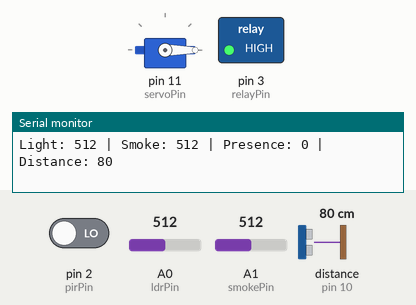
This sketch was run on a simulated Arduino Uno, built with avr-gcc and run on an emulated ATmega328P. Parts: servo, switched loads named in the sketch (green lamp = pin HIGH), the last lines printed to the serial monitor. Inputs (shaded band) come from the test bench; at power-on: A1 (smokePin) = 512, pin 2 (pirPin) LOW, distance to the obstacle (sensor on pin 10) 80 cm, A0 (ldrPin) = 512. The echo pulse lasts 58.3 µs per cm.

Above: at 1.8 s.
1.9 s: A1 (smokePin) set to 310
3.4 s: A1 (smokePin) set to 284
At 4.9 s:
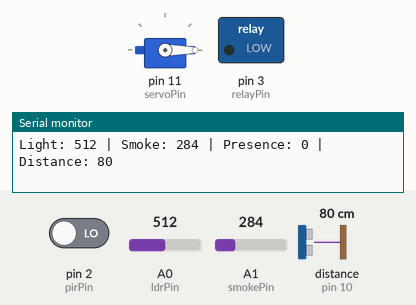
5.5 s: pin 2 (pirPin) driven HIGH
At 6.9 s:
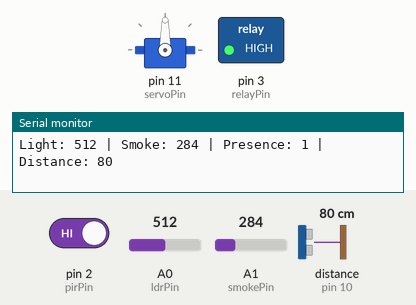
7.5 s: pin 2 (pirPin) driven LOW
At 8.9 s:
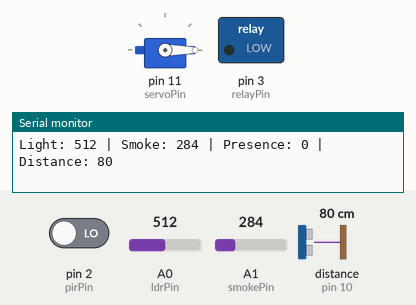
9.5 s: distance to the obstacle (sensor on pin 10) set to 52 cm
11.2 s: distance to the obstacle (sensor on pin 10) set to 45 cm
At 12.7 s:
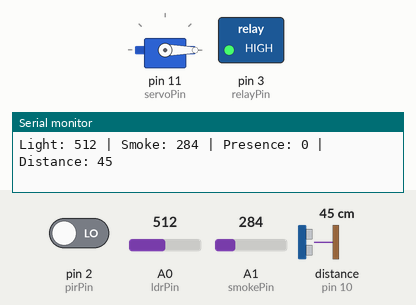
Timing chart, 0 to 14.2 s (numbered marks = the images above; inputs shaded):
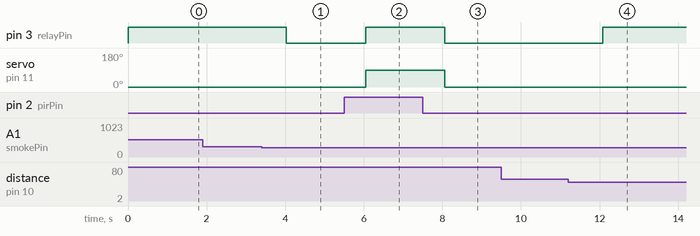

Measured:
- the behaviour switches between 301 and 300 on A1 (smokePin) (found by bisection; images 0 and 1)
- the behaviour switches between 50 and 49 cm on distance to the obstacle (sensor on pin 10) (found by bisection; images 3 and 4)
- after the input at 3.4 s, pin 3 (relayPin): HIGH → LOW after 0.63 s
- after the input at 5.5 s, pin 3 (relayPin): LOW → HIGH after 0.54 s; servo on pin 11 (servoPin): 0° → 90° after 0.54 s
- after the input at 7.5 s, pin 3 (relayPin): HIGH → LOW after 0.56 s; servo on pin 11 (servoPin): 90° → 0° after 0.56 s
- after the input at 11.2 s, pin 3 (relayPin): LOW → HIGH after 0.88 s

The sketch:

capteurs.ino
```cpp
#include <Servo.h>
#include <Ultrasonic.h>

// Pin definitions
const int ldrPin = A0;              // Photorésistance
const int smokePin = A1;            // Capteur de fumée
const int pirPin = 2;               // Capteur de présence
const int relayPin = 3;             // Relais
const int trigPin = 9;              // Capteur ultrason trig
const int echoPin = 10;             // Capteur ultrason echo
const int servoPin = 11;            // Servo

// Threshold values
const int lightThreshold = 500;     // Seuil pour la photorésistance
const int smokeThreshold = 300;     // Seuil pour le capteur de fumée
const int presenceThreshold = HIGH; // Seuil pour le capteur de présence (PIR)
const int distanceThreshold = 50;   // Seuil pour le capteur ultrason (cm)

// Create objects
Servo myServo;
Ultrasonic ultrasonic(trigPin, echoPin);

void setup() {
  pinMode(ldrPin, INPUT);
  pinMode(smokePin, INPUT);
  pinMode(pirPin, INPUT);
  pinMode(relayPin, OUTPUT);
  myServo.attach(servoPin);

  Serial.begin(9600);
}

void loop() {
  // Read sensor values
  int lightLevel = analogRead(ldrPin);
  int smokeLevel = analogRead(smokePin);
  int presence = digitalRead(pirPin);
  int distance = ultrasonic.read(CM);

  // Print sensor values for debugging
  Serial.print("Light: ");
  Serial.print(lightLevel);
  Serial.print(" | Smoke: ");
  Serial.print(smokeLevel);
  Serial.print(" | Presence: ");
  Serial.print(presence);
  Serial.print(" | Distance: ");
  Serial.println(distance);

  // Relay control logic
  if (lightLevel < lightThreshold || smokeLevel > smokeThreshold || presence == presenceThreshold || distance < distanceThreshold) {
    digitalWrite(relayPin, HIGH); // Turn on the relay
  } else {
    digitalWrite(relayPin, LOW);  // Turn off the relay
  }

  // Servo control logic
  if (presence == presenceThreshold) {
    myServo.write(90); // Move servo to 90 degrees
  } else {
    myServo.write(0);  // Move servo to 0 degrees
  }

  delay(1000); // Delay for readability
}
```
